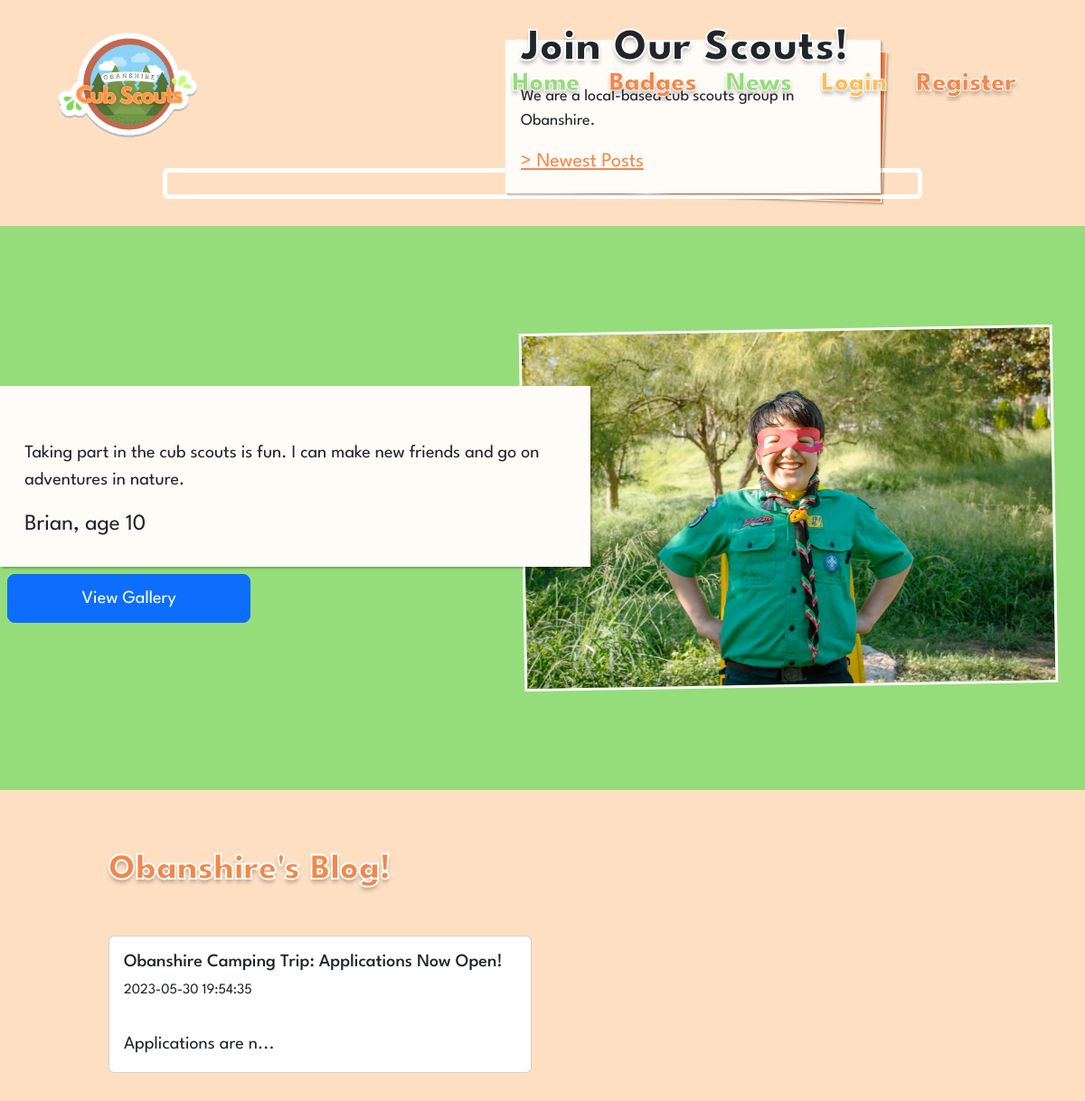
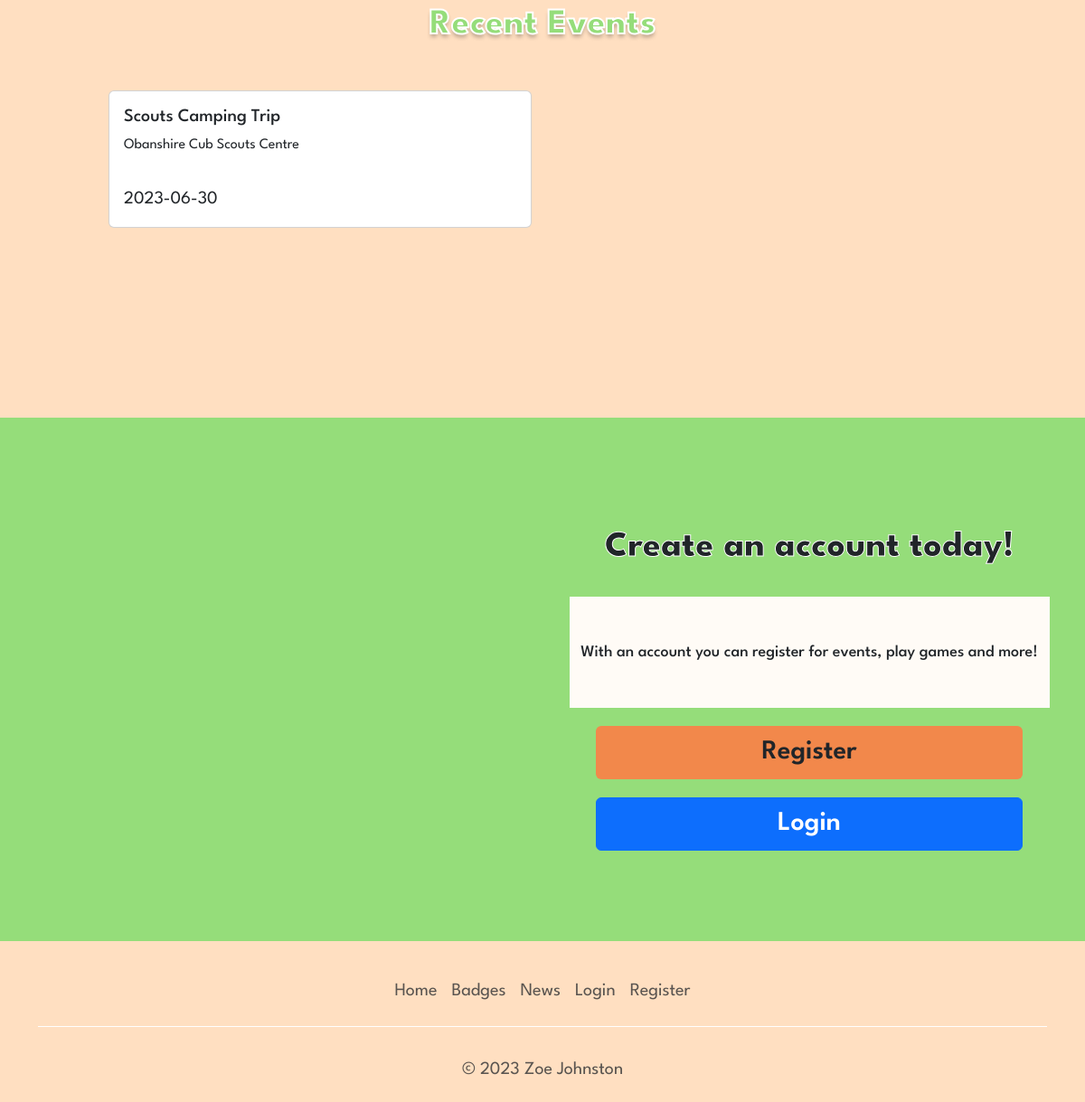
The page / on the database its author committed (2 pictures, top to bottom).
### tables this page shows
CREATE TABLE `blog` (
  `id` int(11) NOT NULL,
  `title` varchar(132) NOT NULL,
  `blog_content` varchar(644) NOT NULL,
  `created_on` datetime NOT NULL DEFAULT CURRENT_TIMESTAMP,
  `published` tinyint(4) NOT NULL DEFAULT '0'
);

CREATE TABLE `event` (
  `id` int(11) NOT NULL,
  `title` varchar(40) NOT NULL,
  `date` date NOT NULL,
  `location` varchar(30) NOT NULL,
  `requirements` varchar(200) NOT NULL,
  `published` tinyint(4) NOT NULL DEFAULT '0'
);

### index.php (the view, shortened to what this page needs)
<?php
    include 'account/auth/dbConfig.php';
    include 'components/header.php';
    include 'components/navbar.php';
    $blog = $conn->prepare(
      'SELECT id,
      title,
      SUBSTRING(blog_content, 1, 30),
      created_on
      FROM `blog`
      WHERE published = 1
      LIMIT 2;');
      $blog->execute();
      $blog->store_result();
      $blog->bind_result($blogID, $blogTitle, $blogContent, $blogCreated);
      $event = $conn->prepare(
        'SELECT id,
        title,
        location,
        date
        FROM `event`
        WHERE published = 1
        LIMIT 2;');
      $event->execute();
      $event->store_result();
      $event->bind_result($eventID, $eventTitle, $eventLocation, $eventDate);
    ?>
<div class="hero-div border border-white border-5 rounded">
  <div class="hero-text-box">
    <h1>Join Our Scouts!</h1>
    <p>We are a local-based cub scouts group in Obanshire.</p>
    <a href="<?= ROOT_DIR ?>pages/news">> Newest Posts</a>
  </div>
</div>
<div class="quote-section">
  <div class="quote-info-wrap justify-content-center">
    <div class="quote-btn-wrap">
      <div class="quote-text-box">
        <p>Taking part in the cub scouts is fun. I can make new friends and go on adventures in nature.</p>
        <span>Brian, age 10</span>
      </div>
      <a href="<?= ROOT_DIR ?>pages/gallery" class="btn btn-primary btn-lg m-2">View Gallery</a>
    </div>
    <div class="quote-img-wrap">
      <img class="border border-white border-3 d-block m-auto" src="<?= ROOT_DIR ?>assets/img/quote-brian.png" alt="">
    </div>
  </div>
</div>
<div class="post-section">
  <h2 class="link-orange">Obanshire's Blog!</h2>
  <div class="bloglist row row-cols-1 row-cols-md-2 g-4">
    <?php while ($blog->fetch()): ?>
        <a href="pages/blogs/blogDetails.php?id=<?= $blogID ?>" class="text-decoration-none">
          <div class="col">
            <div class="card">
              <div class="card-body">
                <h5 class="card-title"><?= $blogTitle ?></h5>
                <small class="card-text"><?= $blogCreated ?></small>
                <p class="card-text"><?= $blogContent ?>...</p>
              </div>
            </div>
          </div>
        </a>
      <?php endwhile ?>
   </div>
  <h2 class="text-center link-green">Recent Events</h2>
  <div class="bloglist row row-cols-1 row-cols-md-2 g-4">
    <?php while ($event->fetch()): ?>
        <a href="pages/events/eventDetails.php?id=<?= $eventID ?>" class="text-decoration-none">
          <div class="col">
            <div class="card">
              <div class="card-body">
                <h5 class="card-title"><?= $eventTitle ?></h5>
                <small class="card-text"><?= $eventLocation ?></small>
                <p class="card-text"><?= $eventDate ?></p>
              </div>
            </div>
          </div>
        </a>
      <?php endwhile ?>
   </div>
</div>
<div class="cta-section">
  <div class="img-wrap">
  </div>
    <div class="text-wrap text-center">
      <h2>Create an account today!</h2>
      <p class="py-5">With an account you can register for events, play games and more!</p>
      <div class="button-wrap">
        <a href="pages/register" class="btn btn-reg">Register</a>
        <a href="pages/login" class="btn btn-primary">Login</a>
      </div>
    </div>
</div>
<?php include 'components/footer.php'; ?>

### assets/css/main.css (style rules this page uses)
body { font-family: 'League Spartan', sans-serif !important; background-color: #FFDFC1; }
.link-orange { color: #F2884B; }
.link-green { color: #95DD7A; }
.hero-div { width: 70%; margin: 0 auto 30px; position: relative; }
.hero-text-box { display: block; background-color: #FFFBF6; position: absolute; left: 45%; bottom: 5%; width: 50%; padding: 2%; }
.hero-text-box > h1 { font-weight: 800; position: absolute; bottom: 72%; left: 4%; -webkit-text-stroke: 2px white; }
.hero-text-box > p { font-size: 18px; }
.hero-text-box > a { font-size: 22px; color: #F2884B; }
.hero-text-box, .hero-text-box::after { box-shadow: 2px 2px 2px rgba(0,0,0,0.25); border: 1px solid #FFFBF6; }
.hero-text-box::after { content: ""; position: absolute; height: 99%; width: 99%; background-color: #F2884B; top: 5px; right: -5px; transform: rotate(2deg); z-index: -2; }
.quote-section { background-color: #95DD7A; padding: 30px 0; }
.quote-info-wrap { display: flex; max-width: 1300px; margin: auto; padding: 7% 0; justify-content: center; align-items: center; }
.quote-text-box { background-color: #FFFBF6; font-size: 25px; padding: 5%; position: sticky; width: 120%; z-index: 2; box-shadow: 2px 2px 2px rgba(0,0,0,0.25); }
.quote-img-wrap > img { width: 90%; transform: rotate(-1deg); position: sticky; z-index: 1; }
.quote-btn-wrap > a { padding: 2% 15%; }
h1 { font-size: 50px; font-weight: 800; -webkit-text-stroke: 2px white; text-shadow: 0px 4px 4px rgba(0, 0, 0, 0.25); }
.row { padding: 40px 0 90px; }
.post-section h2 { font-size: 40px; font-weight: 800; -webkit-text-stroke: 2px white; text-shadow: 0px 4px 4px rgba(0, 0, 0, 0.25); }
.post-section { width: 80%; margin: auto; padding: 10% 0; }
.cta-section { background-color: #95DD7A; }
.text-wrap > h2 { margin: 30px 0; font-size: 40px; font-weight: 800; -webkit-text-stroke: 1px white; }
.text-wrap > p { font-size: 30px; font-weight: 500; background-color: #FFFBF6; width: 90%; margin: auto; font-size: 18px; margin-top: 10px; margin-bottom: 10px; }
.img-wrap { width: 100%; }
.button-wrap > .btn { font-weight: 600; font-size: 30px; width: 80%; margin: 10px; }
.btn-reg { background-color: #F2884B; }
@media (min-width: 768px) { .img-wrap { width: 50%; margin: auto; } }
@media (min-width: 768px) { .text-wrap { width: 50%; margin: auto; } }
@media (min-width: 768px) { .cta-section { padding: 90px 10px; display: flex; } }

### assets/css/blog.css (style rules this page uses)
h2 { margin-top: -55px; font-weight: 700; font-size: 50px; -webkit-text-stroke: 1px white; }
small { font-size: 16px; margin: 20px 0; }
p { font-size: 20px; font-weight: 400; margin-top: 2rem; }

### rows shown on the page
blog: title "Obanshire Camping Trip: Applications Now Open!", created_on "2023-05-30 19:54:35", blogContent "Applications are n"
event: title "Scouts Camping Trip", location "Obanshire Cub Scouts Centre", date "2023-06-30"
